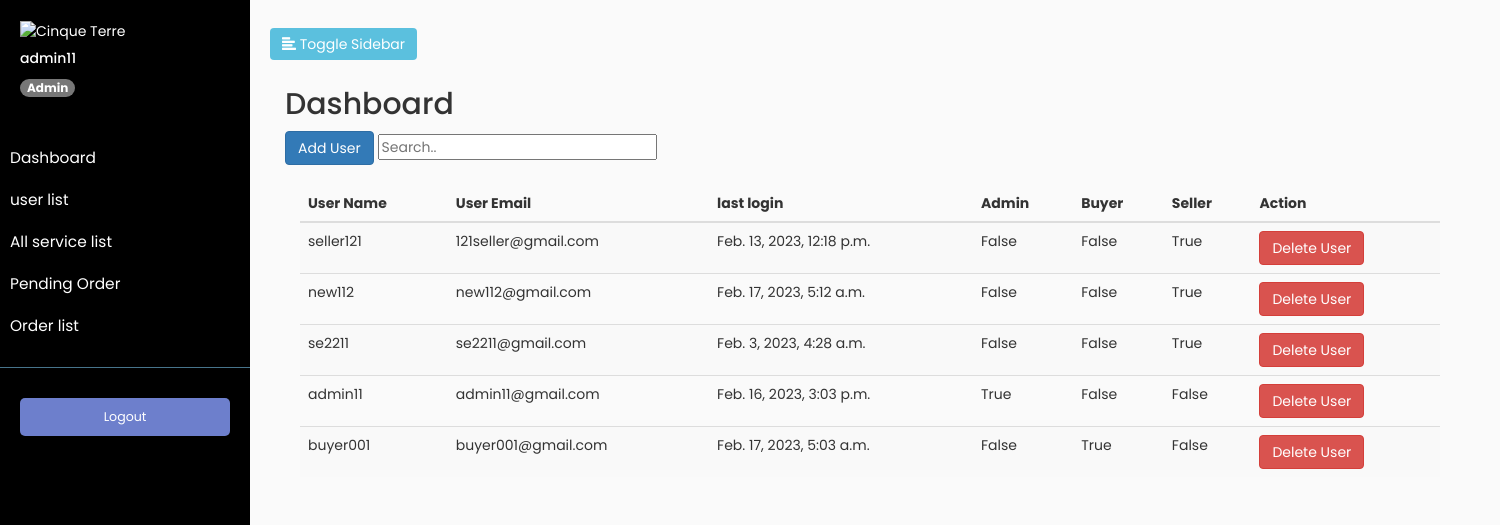
/customadmin/userlist (signed in), run on the app's committed database.
### account/models.py (models this page shows)
class User(AbstractUser):
    is_admin = models.BooleanField('Is admin', default=False)
    is_buyer= models.BooleanField('Is buyer', default=False)
    is_seller =models.BooleanField('Is seller', default=False)

### customAdminPanel/views.py (the view)
# urls.py: path('userlist', views.userlist,name='userlist'),
def userlist(request):
    context ={}
    form = UserForm(request.POST or None)
    if form.is_valid():
        form.save()
    context['form']= form
    context['alluserlist']= User.objects.all()
    return render(request,'adminpanel/alluserlist.html',context)

### customAdminPanel/forms.py
class UserForm (forms.ModelForm):
    class Meta:
        model = User
        fields = '__all__'

### templates/adminpanel/alluserlist.html (shortened to what this page needs)
{% extends "adminpanel/baseAdminDashboard.html" %}
{% block content %}
{% load crispy_forms_tags %}
<button type="button" class="btn btn-primary" data-toggle="modal" data-target="#exampleModal">
    Add User
  </button>
  <input id="myInput" type="text" placeholder="Search..">
  <br><br>
          <div class="container">
            <table class="table table-striped">
              <thead>
                <tr>
                  <th scope="col">User Name</th>
                  <th scope="col">User Email</th>
                  <th scope="col">last login</th>
                  <th scope="col">Admin</th>
                  <th scope="col">Buyer</th>
                  <th scope="col">Seller</th>
                  <th scope="col">Action</th>
                </tr>
              </thead>
              <tbody id="myTable">
                {% for data in  alluserlist %}
                <tr>
                  <td>{{data.username}}</td>
                  <td>{{data.email}}</td>
                  <td>{{data.last_login}}</td>
                  <td>{{data.is_superuser}}</td>
                  <td>{{data.is_buyer}}</td>
                  <td>{{data.is_seller}}</td>
                    <td><a href="userlist/delete?user={{data.id}}" class="btn btn-danger">Delete User</a></td>
                </tr>
                {% endfor %}
              </tbody>
            </table>
            {% endblock %}

### templates/adminpanel/baseAdminDashboard.html (shortened to what this page needs)
<!doctype html>
<html lang="en">
  <head>
    <link rel="stylesheet" href="https://maxcdn.bootstrapcdn.com/bootstrap/3.4.0/css/bootstrap.min.css">
  </head>
  <body>
    {% if user.is_authenticated and user.is_superuser %}
    <div class="wrapper">
      <nav id="sidebar">
        <div class="sidebar-header">
          <img src="https://t3.ftcdn.net/jpg/03/46/83/96/360_F_346839683_6nAPzbhpSkIpb8pmAwufkC7c5eD7wYws.jpg" width="120px" height="120px" class="rounded" alt="Cinque Terre">
        <h5>{{user.username}}</h5>
        <a href="#" class="badge badge-success">Admin</a>
        </div>
        <ul class="list-unstyled components">
          <li>
            <a href="{% url 'dashboard' %}">Dashboard</a>
          </li>
          <li>
            <a href="{% url 'userlist' %}">user list</a>
          </li>
           <li>
            <a href="{% url 'allservicelist' %}">All service list</a>
          </li>
          <li>
            <a href="{% url 'allpendingorderlist' %}">Pending Order</a>
          </li>
          <li>
            <a href="{% url 'allorderlist' %}">Order list</a>
          </li>
        </ul>
        <ul class="list-unstyled CTAs mt-5">
          <li><a href="{% url 'adminlogout' %}" class="article">Logout</a></li>
        </ul>
      </nav>
      <div id="content">
              <button type="button" id="sidebarCollapse" class="btn btn-info navbar-btn">
                                    <i class="glyphicon glyphicon-align-left"></i>
                                    <span>Toggle Sidebar</span>
                                </button>
          <div class="container-fluid">
        <h2>Dashboard</h2>
        {% block content %}
        {% endblock %}
      {% else %}
        <script>
        window.location.href = "http://127.0.0.1:8000/customadmin/adminpanel";
        alert("Please Login First")
        </script>
      {% endif %}
  </body>
</html>

### templates/adminpanel/baseAdminDashboard.html (style rules this page uses)
body { font-family: 'Poppins', sans-serif; background: #fafafa; }
a, a:hover, a:focus { text-decoration: none; transition: all 0.3s; }
.navbar-btn { box-shadow: none; outline: none !important; border: none; }
.wrapper { display: flex; align-items: stretch; }
#sidebar { min-width: 250px; max-width: 250px; background: #000000; color: #fff; transition: all 0.3s; }
#sidebar a, #sidebar a:hover, #sidebar a:focus { color: inherit; }
#sidebar .sidebar-header { padding: 20px; background: #000000; }
#sidebar ul.components { padding: 20px 0; border-bottom: 1px solid #47748b; }
#sidebar ul li a { padding: 10px; font-size: 1.1em; display: block; }
ul.CTAs { padding: 20px; }
ul.CTAs a { text-align: center; font-size: 0.9em !important; display: block; border-radius: 5px; margin-bottom: 5px; }
a.article, a.article:hover { background: #6d7fcc !important; color: #fff !important; }
#content { padding: 20px; min-height: 100vh; transition: all 0.3s; }

### data on the page
User: username "admin11", email "admin11@gmail.com", last_login "Feb. 16, 2023, 3:03 p.m.", is_superuser "True", is_buyer "False", is_seller "False"
User: username "seller121", email "121seller@gmail.com", last_login "Feb. 13, 2023, 12:18 p.m.", is_superuser "False", is_buyer "False", is_seller "True"
User: username "new112", email "new112@gmail.com", last_login "Feb. 17, 2023, 5:12 a.m.", is_superuser "False", is_buyer "False", is_seller "True"
User: username "se2211", email "se2211@gmail.com", last_login "Feb. 3, 2023, 4:28 a.m.", is_superuser "False", is_buyer "False", is_seller "True"
User: username "buyer001", email "buyer001@gmail.com", last_login "Feb. 17, 2023, 5:03 a.m.", is_superuser "False", is_buyer "True", is_seller "False"
